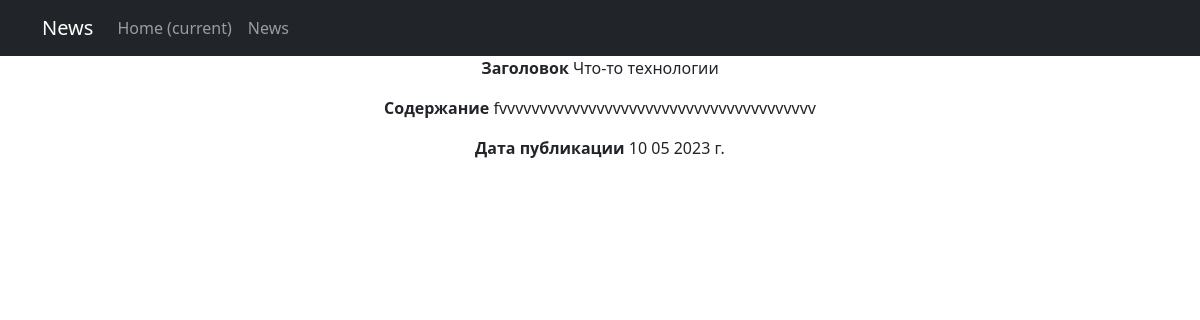
The page /news/25 on the database its author committed.
### news/models.py (models this page shows, shortened)
class Post(models.Model):
    category_type = models.CharField(max_length=2, choices=POSITIONS,
                                     default=article)  # поле с выбором — «статья» или «новость»;ok
    author = models.ForeignKey(Author, on_delete=models.CASCADE)  # связь «один ко многим» с моделью Author;ok
    data_creations = models.DateTimeField(auto_now_add=True)  # автоматически добавляемая дата и время создания;ok
    post_category = models.ManyToManyField(Category,
                                           through='PostCategory')  # связь «многие ко многим» с моделью Category (с дополнительной моделью PostCategory);ok
    title = models.CharField(max_length=128)  # заголовок статьи/новости;ok
    text = models.TextField()  # текст статьи/новости;ok
    rating = models.SmallIntegerField(default=0)  # рейтинг статьи/новости.ok

### news/views.py (the view)
# urls.py: path('news/<int:pk>', PostDetail.as_view(), name='post_detail'),#
class PostDetail(DetailView):
    model = Post
    template_name = 'new_s.html'
    context_object_name = 'new_s'

### news/templatetags/custom_filters.py (called while the page is built)
@register.filter(name='year')
def year(value):
    return f'{value} г.'

### templates/new_s.html (shortened to what this page needs)
{% extends 'flatpages/default.html' %}
{% load custom_filters %}
{% block content %}
<p><strong>Заголовок </strong>{{ new_s.title }}</p>
<p><strong>Содержание </strong>{{ new_s.text }}</p>
<p><strong>Дата публикации </strong>{{ new_s.data_creations|date:'d m Y'|year }}</p>
{% endblock content %}

### rows shown on the page
Post: title "Что-то технологии", text "fvvvvvvvvvvvvvvvvvvvvvvvvvvvvvvvvvvvvvvv", data_creations|year "10 05 2023 г."
